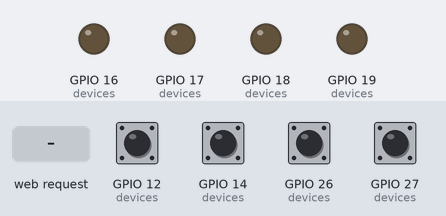
Bench run of a sketch on a simulated ESP32. Shown: output pins drawn as LEDs (lit = HIGH). The test bench sets the inputs (shaded band); at power-on: GPIO 12 (devices), GPIO 14 (devices), GPIO 26 (devices), GPIO 27 (devices) HIGH. WiFi joins after 1.5 s; servers stay silent unless stated; what the sketch prints to the serial monitor is not drawn.

Above: at 2.7 s.
2.8 s: GPIO 12 (devices) pulled LOW for 0.15 s
At 3.7 s:
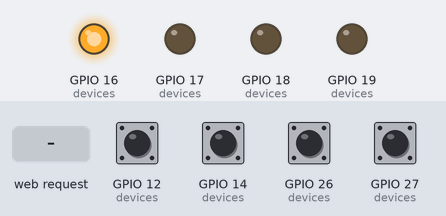
4.4 s: GPIO 14 (devices) pulled LOW for 0.15 s
At 4.9 s:
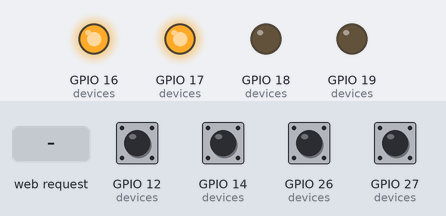
6.0 s: HTTP request GET /set?button_id=1 received
At 7.2 s:
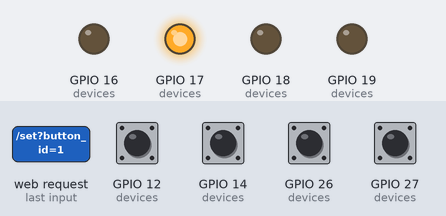
7.5 s: GPIO 26 (devices) pulled LOW for 0.15 s
At 8.4 s:
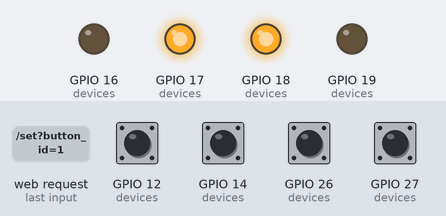
9.1 s: GPIO 27 (devices) pulled LOW for 0.15 s
At 9.7 s:
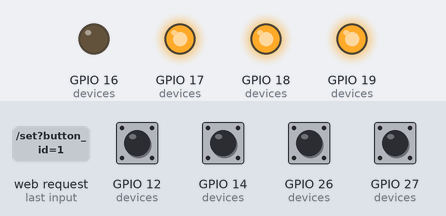
10.7 s: GPIO 14 (devices) pulled LOW for 1 s
At 12.1 s:
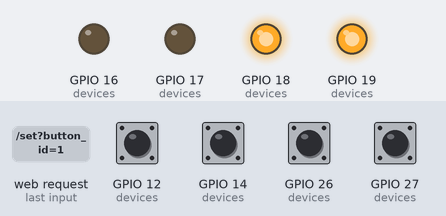
Timing chart, 0 to 13.7 s (numbered marks = the images above; inputs shaded):
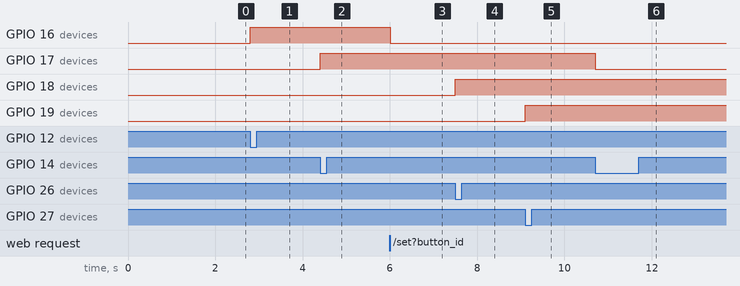

The sketch:

sketch_apr17a.ino
```cpp
#include <WiFi.h>
#include <AsyncTCP.h>
#include <ESPAsyncWebServer.h>
#include <ESPmDNS.h>
#include "config.h"
#include "web_interface.h"

AsyncWebServer server(80);
AsyncEventSource events("/events");

struct Device {
  int id;
  int ledPin;
  int btnPin;
  int lastBtnState;
  int status; // 0=OFF, 1=ON
};

Device devices[] = {
  {1, 16, 12, HIGH, 0}, // Salon
  {2, 17, 14, HIGH, 0}, // Cuisine
  {3, 18, 26, HIGH, 0}, // Chambre
  {4, 19, 27, HIGH, 0}  // Garage
};
const int numDevices = sizeof(devices) / sizeof(devices[0]);

// --- LOGIQUE DE CONTROLE ---

void sendUpdate(Device &d) {
  char buf[64];
  snprintf(buf, sizeof(buf), "{\"id\":\"btn%d\", \"status\":%d}", d.id, d.status);
  events.send(buf, "toggleState", millis());
}

void toggle(Device &d) {
  d.status = !d.status;
  digitalWrite(d.ledPin, d.status ? HIGH : LOW);
  sendUpdate(d);
  Serial.printf("Appareil %d : %s\n", d.id, d.status ? "ALLUME" : "ETEINT");
}

// --- MOTEUR DE RENDU HTML ---

String processor(const String& var) {
  // On parcourt nos appareils pour remplir le HTML
  for(int i=0; i < numDevices; i++) {
    if(var == "btn" + String(devices[i].id) + "txt") {
      return (devices[i].status == 1) ? "OFF" : "ON";
    }
    if(var == "btn" + String(devices[i].id) + "class") {
      return (devices[i].status == 1) ? "btn button2" : "btn button";
    }
  }
  return String();
}

// --- SETUP ---

void setup() {
  Serial.begin(115200);

  for(int i=0; i < numDevices; i++) {
    pinMode(devices[i].ledPin, OUTPUT);
    pinMode(devices[i].btnPin, INPUT_PULLUP);
    digitalWrite(devices[i].ledPin, LOW);
  }

  WiFi.begin(ssid, password);
  Serial.print("Connexion WiFi");
  while (WiFi.status() != WL_CONNECTED) { delay(500); Serial.print("."); }
  Serial.println("\nConnecte ! IP: " + WiFi.localIP().toString());

  if (MDNS.begin(dns_name)) {
    Serial.printf("Acces : http://%s.local\n", dns_name);
  }

  // Routes
  server.on("/", HTTP_GET, [](AsyncWebServerRequest *request) {
    request->send_P(200, "text/html", index_html, processor);
  });

  server.on("/set", HTTP_GET, [](AsyncWebServerRequest *request) {
    if (request->hasParam("button_id")) {
      int id = request->getParam("button_id")->value().toInt();
      if(id > 0 && id <= numDevices) toggle(devices[id-1]);
    }
    request->send_P(200, "text/html", index_html, processor);
  });

  server.on("/reset", HTTP_GET, [](AsyncWebServerRequest *request) {
    for(int i=0; i<numDevices; i++) {
      if(devices[i].status == 1) toggle(devices[i]);
    }
    request->send_P(200, "text/html", index_html, processor);
  });

  server.addHandler(&events);
  server.begin();
  Serial.println("Serveur pret.");
}

// --- LOOP ---

void loop() {
  for(int i=0; i < numDevices; i++) {
    int reading = digitalRead(devices[i].btnPin);
    // Detection de clic (Front descendant)
    if (devices[i].lastBtnState == HIGH && reading == LOW) {
      toggle(devices[i]);
      delay(150); // Debounce un peu plus long pour stabilite
    }
    devices[i].lastBtnState = reading;
  }
}
```

web_interface.h
```cpp
#ifndef WEB_INTERFACE_H
#define WEB_INTERFACE_H

const char index_html[] PROGMEM = R"rawliteral(
<!DOCTYPE HTML><html>
<head>
  <meta charset="UTF-8">
  <meta name="viewport" content="width=device-width, initial-scale=1">
  <title>SESNUM Smart Home</title>
  <style>
    :root { --bg: #0f172a; --card: #1e293b; --accent: #38bdf8; }
    body { background-color: var(--bg); color: #ffffff; font-family: 'Segoe UI', Tahoma, Geneva, Verdana, sans-serif; text-align: center; margin: 0; padding: 20px; }

    h1 { color: var(--accent); letter-spacing: 2px; text-transform: uppercase; margin-bottom: 30px; }

    .grid { display: flex; flex-wrap: wrap; justify-content: center; gap: 20px; max-width: 600px; margin: 0 auto; }

    .card { background: var(--card); width: 250px; padding: 20px; border-radius: 15px; border: 1px solid #334155; box-shadow: 0 10px 15px -3px rgba(0,0,0,0.5); }
    .card h3 { margin-top: 0; font-size: 1.2rem; color: var(--accent); }

    .btn {
      display: block; width: 200px; margin: 10px auto; padding: 15px;
      border: none; border-radius: 10px; color: white; font-weight: bold;
      font-size: 1.1rem; cursor: pointer; transition: transform 0.2s, background 0.3s;
    }
    /* Classes d'etat */
    .button { background-color: #22c55e; box-shadow: 0 4px 0 #15803d; } /* Vert (ON possible) */
    .button2 { background-color: #64748b; box-shadow: 0 4px 0 #475569; } /* Gris (OFF possible) */
    .btn:active { transform: translateY(4px); box-shadow: none; }

    .reset-area { margin-top: 40px; }
    .btn-reset { background: transparent; border: 2px solid #ef4444; color: #ef4444; padding: 10px 25px; border-radius: 50px; cursor: pointer; font-weight: bold; }
    .btn-reset:hover { background: #ef4444; color: white; }
  </style>
</head>
<body>
    <h1>🏠 Smart Home Dashboard</h1>

    <div class="grid">
      <div class="card">
        <h3>SALON</h3>
        <a href="/set?button_id=1"><button id="btn1" class="%btn1class%">%btn1txt%</button></a>
      </div>

      <div class="card">
        <h3>CUISINE</h3>
        <a href="/set?button_id=2"><button id="btn2" class="%btn2class%">%btn2txt%</button></a>
      </div>

      <div class="card">
        <h3>CHAMBRE</h3>
        <a href="/set?button_id=3"><button id="btn3" class="%btn3class%">%btn3txt%</button></a>
      </div>

      <div class="card">
        <h3>GARAGE</h3>
        <a href="/set?button_id=4"><button id="btn4" class="%btn4class%">%btn4txt%</button></a>
      </div>
    </div>

    <div class="reset-area">
      <a href="/reset"><button class="btn-reset">TOUT ÉTEINDRE</button></a>
    </div>

    <script>
      // Connexion aux evenements en temps reel (SSE)
      if (!!window.EventSource) {
        var source = new EventSource('/events');
        source.addEventListener('toggleState', function(e) {
          var data = JSON.parse(e.data);
          var element = document.getElementById(data.id);
          if(element) {
            element.innerHTML = (data.status == 1) ? "OFF" : "ON";
            element.className = (data.status == 1) ? "btn button2" : "btn button";
          }
        }, false);
      }
    </script>
</body>
</html>)rawliteral";

#endif
```

config.h
```cpp
#ifndef CONFIG_H
#define CONFIG_H

// Configuration Wi-Fi
const char* ssid = "TON_SSID";
const char* password = "TON_MOT_DE_PASSE";

// Configuration mDNS (Accès via http://smarthome.local)
const char* dns_name = "smarthome";

#endif
```

Measured:
- after the input at 2.8 s, GPIO 16 (devices): LOW → HIGH at once
- after the input at 4.4 s, GPIO 17 (devices): LOW → HIGH at once
- after the input at 6.0 s, GPIO 16 (devices): HIGH → LOW at once
- after the input at 7.5 s, GPIO 18 (devices): LOW → HIGH at once
- after the input at 9.1 s, GPIO 19 (devices): LOW → HIGH at once
- after the input at 10.7 s, GPIO 17 (devices): HIGH → LOW at once
